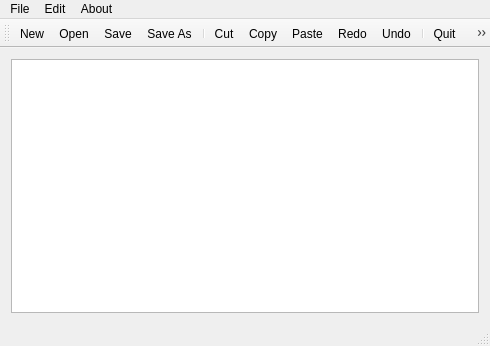
<?xml version="1.0" encoding="UTF-8"?>
<ui version="4.0">
 <class>MainWindow</class>
 <widget class="QMainWindow" name="MainWindow">
  <property name="geometry">
   <rect>
    <x>0</x>
    <y>0</y>
    <width>490</width>
    <height>346</height>
   </rect>
  </property>
  <property name="windowTitle">
   <string>MainWindow</string>
  </property>
  <widget class="QWidget" name="centralWidget">
   <layout class="QHBoxLayout" name="horizontalLayout">
    <item>
     <widget class="QTextEdit" name="textEdit"/>
    </item>
   </layout>
  </widget>
  <widget class="QMenuBar" name="menuBar">
   <property name="geometry">
    <rect>
     <x>0</x>
     <y>0</y>
     <width>490</width>
     <height>21</height>
    </rect>
   </property>
   <widget class="QMenu" name="menuFile">
    <property name="title">
     <string>File</string>
    </property>
    <addaction name="actionNew"/>
    <addaction name="actionOpen"/>
    <addaction name="separator"/>
    <addaction name="actionSave"/>
    <addaction name="actionSave_As"/>
    <addaction name="actionPrint"/>
    <addaction name="separator"/>
    <addaction name="actionQuit"/>
   </widget>
   <widget class="QMenu" name="menuEdit">
    <property name="title">
     <string>Edit</string>
    </property>
    <addaction name="actionCut"/>
    <addaction name="actionCopy"/>
    <addaction name="actionPaste"/>
    <addaction name="separator"/>
    <addaction name="actionRedo"/>
    <addaction name="actionUndo"/>
    <addaction name="separator"/>
    <addaction name="actionFont"/>
    <addaction name="separator"/>
    <addaction name="actionColor"/>
    <addaction name="actionBackground"/>
    <addaction name="actionText_Background"/>
   </widget>
   <widget class="QMenu" name="menuAbout">
    <property name="title">
     <string>About</string>
    </property>
    <addaction name="actionInformation"/>
   </widget>
   <addaction name="menuFile"/>
   <addaction name="menuEdit"/>
   <addaction name="menuAbout"/>
  </widget>
  <widget class="QToolBar" name="mainToolBar">
   <attribute name="toolBarArea">
    <enum>TopToolBarArea</enum>
   </attribute>
   <attribute name="toolBarBreak">
    <bool>false</bool>
   </attribute>
   <addaction name="actionNew"/>
   <addaction name="actionOpen"/>
   <addaction name="actionSave"/>
   <addaction name="actionSave_As"/>
   <addaction name="separator"/>
   <addaction name="actionCut"/>
   <addaction name="actionCopy"/>
   <addaction name="actionPaste"/>
   <addaction name="actionRedo"/>
   <addaction name="actionUndo"/>
   <addaction name="separator"/>
   <addaction name="actionQuit"/>
   <addaction name="actionInformation"/>
  </widget>
  <widget class="QStatusBar" name="statusBar"/>
  <action name="actionNew">
   <property name="icon">
    <iconset resource="resources.qrc">
     <normaloff>:/icons/icons/New.png</normaloff>:/icons/icons/New.png</iconset>
   </property>
   <property name="text">
    <string>New</string>
   </property>
  </action>
  <action name="actionOpen">
   <property name="icon">
    <iconset resource="resources.qrc">
     <normaloff>:/icons/icons/Open.png</normaloff>:/icons/icons/Open.png</iconset>
   </property>
   <property name="text">
    <string>Open</string>
   </property>
  </action>
  <action name="actionSave">
   <property name="icon">
    <iconset resource="resources.qrc">
     <normaloff>:/icons/icons/Save.png</normaloff>:/icons/icons/Save.png</iconset>
   </property>
   <property name="text">
    <string>Save</string>
   </property>
  </action>
  <action name="actionSave_As">
   <property name="icon">
    <iconset resource="resources.qrc">
     <normaloff>:/icons/icons/Save_as.png</normaloff>:/icons/icons/Save_as.png</iconset>
   </property>
   <property name="text">
    <string>Save As</string>
   </property>
  </action>
  <action name="actionQuit">
   <property name="icon">
    <iconset resource="resources.qrc">
     <normaloff>:/icons/icons/Exit.png</normaloff>:/icons/icons/Exit.png</iconset>
   </property>
   <property name="text">
    <string>Quit</string>
   </property>
  </action>
  <action name="actionCut">
   <property name="icon">
    <iconset resource="resources.qrc">
     <normaloff>:/icons/icons/Cut.png</normaloff>:/icons/icons/Cut.png</iconset>
   </property>
   <property name="text">
    <string>Cut</string>
   </property>
  </action>
  <action name="actionCopy">
   <property name="icon">
    <iconset resource="resources.qrc">
     <normaloff>:/icons/icons/Copy.png</normaloff>:/icons/icons/Copy.png</iconset>
   </property>
   <property name="text">
    <string>Copy</string>
   </property>
  </action>
  <action name="actionPaste">
   <property name="icon">
    <iconset resource="resources.qrc">
     <normaloff>:/icons/icons/Paste.png</normaloff>:/icons/icons/Paste.png</iconset>
   </property>
   <property name="text">
    <string>Paste</string>
   </property>
  </action>
  <action name="actionRedo">
   <property name="icon">
    <iconset resource="resources.qrc">
     <normaloff>:/icons/icons/Redo.png</normaloff>:/icons/icons/Redo.png</iconset>
   </property>
   <property name="text">
    <string>Redo</string>
   </property>
  </action>
  <action name="actionUndo">
   <property name="icon">
    <iconset resource="resources.qrc">
     <normaloff>:/icons/icons/Undo.png</normaloff>:/icons/icons/Undo.png</iconset>
   </property>
   <property name="text">
    <string>Undo</string>
   </property>
  </action>
  <action name="actionInformation">
   <property name="icon">
    <iconset resource="resources.qrc">
     <normaloff>:/icons/icons/About.png</normaloff>:/icons/icons/About.png</iconset>
   </property>
   <property name="text">
    <string>Information</string>
   </property>
  </action>
  <action name="actionFont">
   <property name="icon">
    <iconset resource="resources.qrc">
     <normaloff>:/icons/icons/Font.png</normaloff>:/icons/icons/Font.png</iconset>
   </property>
   <property name="text">
    <string>Font</string>
   </property>
  </action>
  <action name="actionColor">
   <property name="icon">
    <iconset resource="resources.qrc">
     <normaloff>:/icons/icons/Text Color.png</normaloff>:/icons/icons/Text Color.png</iconset>
   </property>
   <property name="text">
    <string>Text Color</string>
   </property>
  </action>
  <action name="actionBackground">
   <property name="icon">
    <iconset resource="resources.qrc">
     <normaloff>:/icons/icons/Color Dropper.png</normaloff>:/icons/icons/Color Dropper.png</iconset>
   </property>
   <property name="text">
    <string>Text Background</string>
   </property>
  </action>
  <action name="actionText_Background">
   <property name="icon">
    <iconset resource="resources.qrc">
     <normaloff>:/icons/icons/Graphics-Painting-icon.png</normaloff>:/icons/icons/Graphics-Painting-icon.png</iconset>
   </property>
   <property name="text">
    <string>Palette Background</string>
   </property>
  </action>
  <action name="actionPrint">
   <property name="icon">
    <iconset resource="resources.qrc">
     <normaloff>:/icons/icons/Print.png</normaloff>:/icons/icons/Print.png</iconset>
   </property>
   <property name="text">
    <string>Print</string>
   </property>
  </action>
 </widget>
 <layoutdefault spacing="6" margin="11"/>
 <resources>
  <include location="resources.qrc"/>
 </resources>
 <connections/>
</ui>
